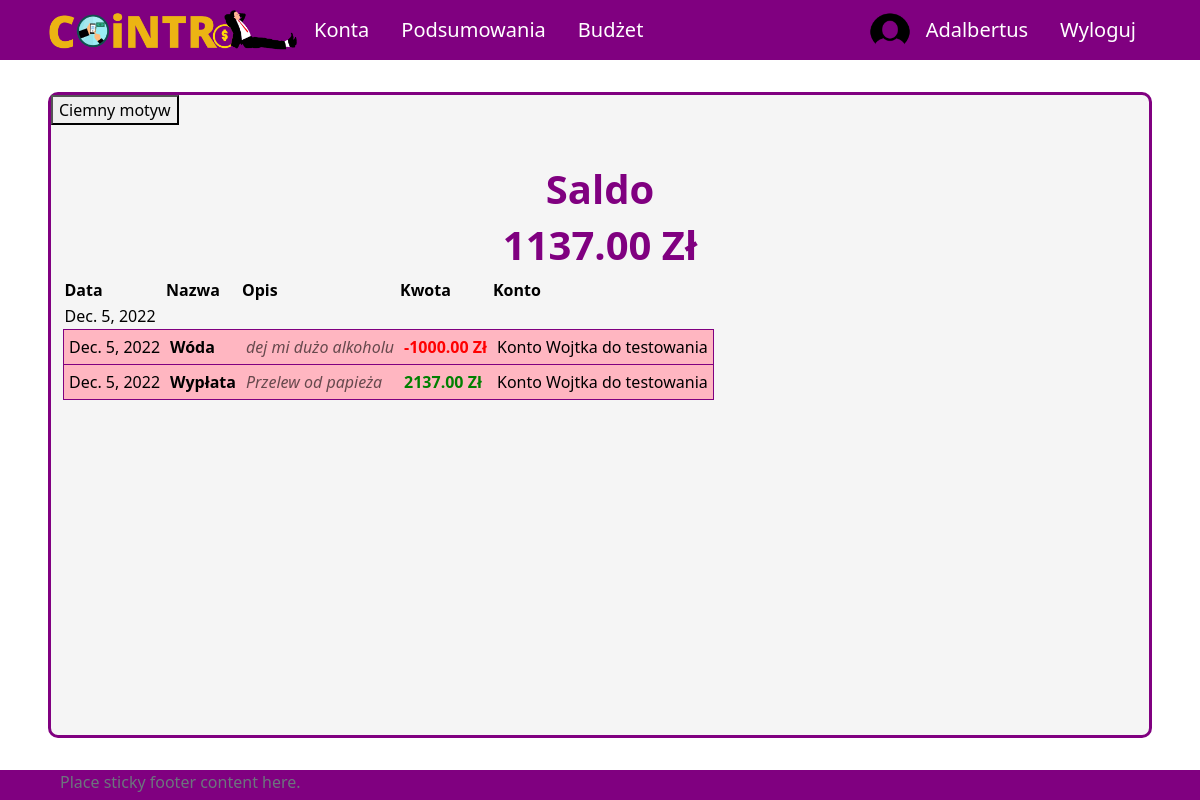
The app's page / (signed in), older data.
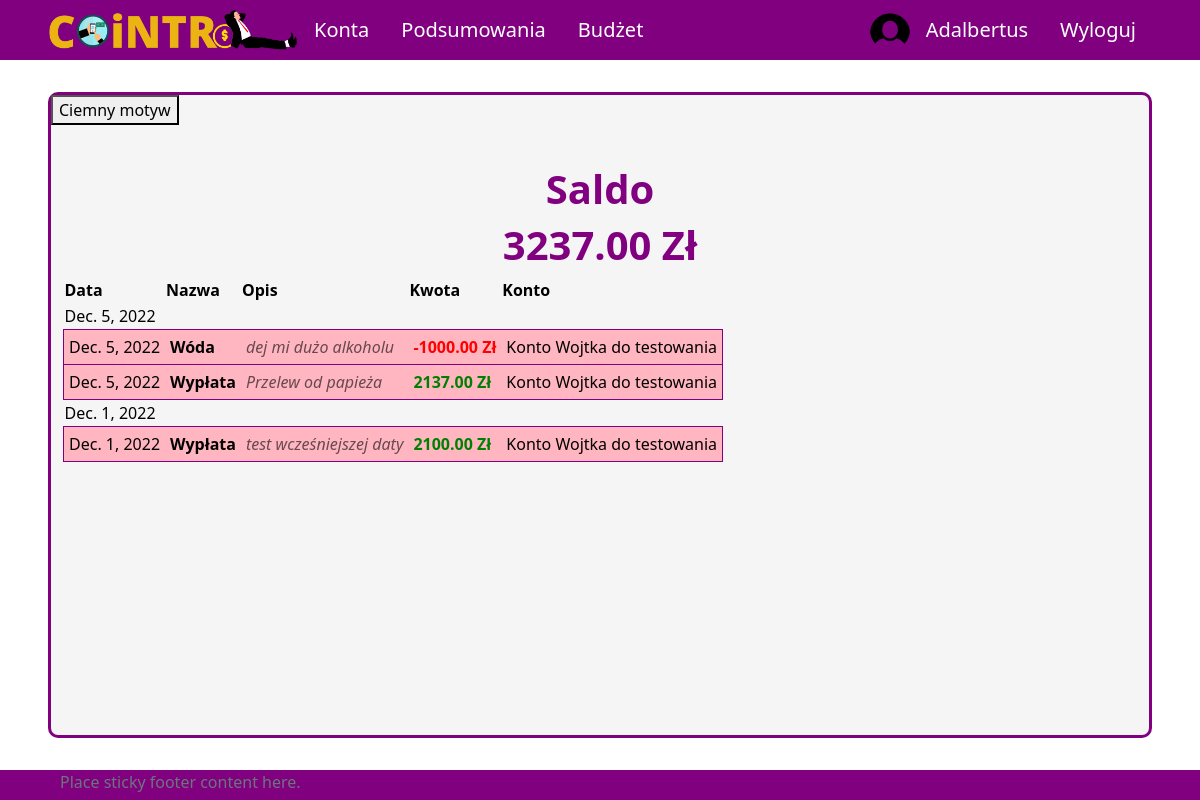
The same page, newer data.
### aplication/models.py (models this page shows, shortened)
class Transaction(models.Model):
    id_account = models.ForeignKey(Account, on_delete=models.CASCADE)
    id_user = models.ForeignKey(Profile, on_delete=models.SET_NULL, null=True) #konto z którego dokonano transakcji zostało usunięte ale transakcja ma pozostać
    id_category = models.ForeignKey(Category, on_delete=models.CASCADE, null=True, blank=True)
    id_subcategory = models.ForeignKey(Subcategory, on_delete=models.SET_NULL, null=True, blank=True)
    name = models.CharField(max_length=50)
    currency = models.ForeignKey(Currency, on_delete=models.SET_NULL, null=True)
    is_periodic = models.BooleanField(default=False)
    amount = models.DecimalField(max_digits=10, decimal_places=2)
    converted_amount = models.DecimalField(max_digits=10, decimal_places=2)
    transaction_date = models.DateField()
    description = models.CharField(max_length=255, blank=True, null=True)
    id = models.UUIDField(default=uuid.uuid4, unique=True, primary_key=True, editable=False)

class Account(models.Model):
    owner = models.ForeignKey(Profile, null=True, blank=True, on_delete=models.CASCADE)
    name = models.CharField(max_length=30)
    currency = models.ForeignKey(Currency, on_delete=models.SET_NULL, null=True)
    is_shared = models.BooleanField(default=False)
    description = models.CharField(max_length=100, null=True, blank=True)
    id = models.UUIDField(default=uuid.uuid4, unique=True, primary_key=True, editable=False)
    def calculate_balance(self):
        balance = 0
        transactions = Transaction.objects.filter(id_account=self)
        for transaction in transactions:
            balance += transaction.converted_amount
        return balance

### UsersApp/models.py (models this page shows, shortened)
class Currency(models.Model):
    name = models.CharField(max_length=100)
    access_name = models.CharField(max_length=20) #access_name nazwa aby zdobyć kurs walut
    sign = models.CharField(max_length=5) #znak waluty
    id = models.UUIDField(default=uuid.uuid4, unique=True,
                            primary_key=True, editable=False)

### aplication/views.py (the view)
# urls.py: 2. Add a URL to urlpatterns:  path('', views.home, name='home')
def home(request):
    if request.user.is_authenticated:
        balance = 0
        user_accounts = User_Account.objects.filter(id_user = request.user.profile.id)
        accounts = []
        for ua in user_accounts:
            if ua.id_account.owner == request.user.profile and ua.id_account.is_shared == False:
                accounts.append(ua.id_account)
        all_transactions = Transaction.objects.filter(id_user=request.user.profile).order_by('-transaction_date')
        dates = []
        transactions = []
        for t in all_transactions:
            if t.id_account.is_shared == False:
                transactions.append(t)
                if t.transaction_date not in dates:
                    dates.append(t.transaction_date)
        for acc in accounts:
            balance += acc.calculate_balance()
        context = {
            'profile': request.user.profile,
            'dates': dates,
            "transactions": transactions,
            'profile_balance': balance
        }
        return render(request, 'application/home/home-login.html', context)
    else:
        return render(request, 'application/home/home-logout.html')

### templates/application/home/home-login.html (shortened to what this page needs)
{% extends 'application/base.html' %}
{% block content %}
    <div class="title">
        <h1>Saldo</h1>
        <h1>{{ profile_balance }} {{ profile.currency.sign }}</h1>
    </div>
    <div class="content">
        <table>
            <tr>
                <th>Data</th>
                <th>Nazwa</th>
                <th>Opis</th>
                <th>Kwota</th>
                <th>Konto</th>
            </tr>
            {% for date in dates %}
                <tr class="date">
                    <td colspan="4">{{ date }}</td>
                </tr>
                {% for tr in transactions %}
                    {% if tr.transaction_date == date %}
                        <tr class="transaction">
                            <td id="transaction-date">{{ tr.transaction_date }}</td>
                            <td id="transaction-name">{{ tr.name }}</td>
                            <td id="transaction-description">{{ tr.description }}</td>
                            {% if tr.converted_amount > 0 %}
                                <td id="transaction-amount" class="income">{{ tr.converted_amount }} {{ tr.currency.sign }}</td>
                            {% else %}
                                <td id="transaction-amount" class="expense">{{ tr.converted_amount }} {{ tr.currency.sign }}</td>
                            {% endif %}
                            <td id="transaction-account">{{ tr.id_account.name }}</td>
                        </tr>
                    {% endif %}
                {% endfor %}
            {% endfor %}
        </table>
    </div>
{% endblock  %}

Row changes from the older to the newer data that the page shows:
added Transaction: dates "Dec. 1, 2022", transaction_date "Dec. 1, 2022", name "Wypłata", description "test wcześniejszej daty", converted_amount "2100.00", currency.sign "Zł", id_account.name "Konto Wojtka do testowania"
Text that changed along with them:
{{ profile_balance }}: "1137.00" → "3237.00"
